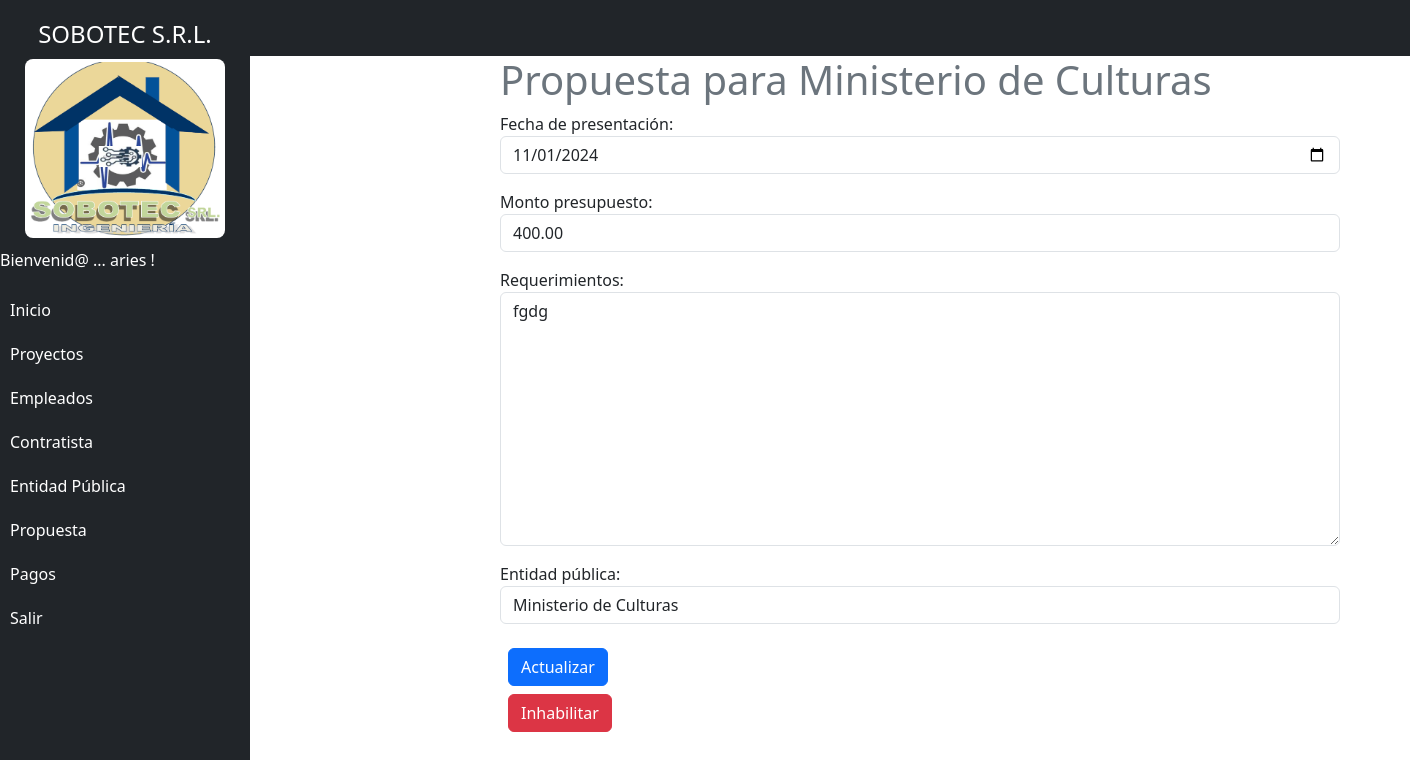
Screenshot of /proposals/1/ (signed in) with the database file from the repository.
### projects/models.py (models this page shows, shortened)
class Proposal(models.Model):
    is_active = models.BooleanField(default=True, verbose_name="Activo")
    submission_date = models.DateField(verbose_name="Fecha de presentación")  # Fecha de presentación
    budget_amount = models.DecimalField(max_digits=12, decimal_places=2, verbose_name="Monto presupuesto")  # Monto presupuesto
    requirements = models.TextField(verbose_name="Requerimientos")  # Requerimientos
    public_entity = models.ForeignKey(PublicEntity, on_delete=models.CASCADE, related_name='proposals', verbose_name="Entidad pública")  # Entidad pública (1 a N)
    created =models.DateTimeField(default=timezone.now)
    class Meta:
        verbose_name = 'Proposal'
        verbose_name_plural = 'Proposals'

class PublicEntity(models.Model):
    is_active = models.BooleanField(default=True, verbose_name="Activo")
    legal_representative = models.CharField(max_length=200, verbose_name="Representante Legal")  # Representante Legal
    contact = models.CharField(max_length=100, verbose_name="Contacto")  # Contacto
    address = models.CharField(max_length=300, verbose_name="Direccion")  # Dirección
    entity_name = models.CharField(max_length=200, verbose_name="Nombre Entidad")  # Nombre Entidad
    created =models.DateTimeField(default=timezone.now)
    class Meta:
        verbose_name = 'Public Entity'
        verbose_name_plural = 'Public Entities'
    def __str__(self):
        return self.entity_name

### projects/views.py (the view, shortened to what this page needs)
# urls.py: path('proposals/<int:id_proposal>/', views.proposal_detail, name='proposal_detail'),
@login_required
def proposal_detail(request, id_proposal):
    if request.method == 'GET':
        proposal = get_object_or_404(Proposal, pk=id_proposal)
        form = ProposalForm(instance=proposal)
        return render(request, 'proposal_detail.html', {
            'proposal': proposal,
            'form': form
        })

### projects/form.py
class ProposalForm(forms.ModelForm):
    class Meta:
        model = Proposal
        fields = ['submission_date', 'budget_amount', 'requirements', 'public_entity']
        widgets = {
            'submission_date': forms.DateInput(attrs={'class': 'form-control', 'type': 'date'}),
            'budget_amount': forms.NumberInput(attrs={'class': 'form-control', 'placeholder': 'Escribe el monto presupuestado', 'min': '0'}),
            'requirements': forms.Textarea(attrs={'class': 'form-control', 'placeholder': 'Escribe los requisitos'}),
            'public_entity': forms.Select(attrs={'class': 'form-control'}),
        }

### projects/templates/proposal_detail.html (shortened to what this page needs)
{% extends 'base.html' %}
{% block content %}
<main class="container">
    <div class="row">
        <div class="col-md-8 offset-md-2">
            <h1 class="text-secondary">Propuesta para {{ proposal.public_entity.entity_name }}</h1>
            <form method="POST">
                {{ form.as_p }}
                <button class="btn btn-primary mx-2 my-2" type="submit">
                    Actualizar
                </button>
            </form>
            <div class="d-flex">
                <form action="{% url 'proposal_deactivate' proposal.id %}" method="POST">
                    <button class="btn btn-danger mx-2" type="submit">
                        Inhabilitar
                    </button>
                </form>
            </div>
        </div>
    </div>
</main>
{% endblock %}

### projects/templates/base.html (shortened to what this page needs)
{% load static %}
<!DOCTYPE html>
<html lang="en">
  <head>
    <link
      rel="stylesheet"
      href="https://cdn.jsdelivr.net/npm/bootstrap@5.3.3/dist/css/bootstrap.min.css"
    />
  </head>
  <body>
    <nav class="navbar navbar-expand-lg navbar-dark bg-dark">
      <div class="container-fluid">
        <a class="navbar-brand" href="#">SOBOTEC S.R.L.</a>
      </div>
    </nav>
    <div class="sidebar bg-dark collapse show" id="sidebar">
      <h4 class="text-center text-white">SOBOTEC S.R.L.</h4>
      <img src="/static/common/logo.png" alt="Logo de la empresa">
      <ul class="nav flex-column">
        {% if user.is_authenticated %}
        <p class="text-white"> Bienvenid@ ... {{ user.username }} !</p>
        <li class="nav-item">
          <a class="nav-link" href="/">Inicio</a>
        </li>
        <li class="nav-item">
          <a
            class="nav-link"
            data-bs-toggle="collapse"
            href="#projectSubmenu"
            role="button"
            aria-expanded="false"
            aria-controls="projectSubmenu"
          >
            Proyectos
          </a>
        </li>
        <li class="nav-item">
          <a
            class="nav-link"
            data-bs-toggle="collapse"
            href="#employeeSubmenu"
            role="button"
            aria-expanded="false"
            aria-controls="employeeSubmenu"
          >
          Empleados
          </a>
        </li>
        <li class="nav-item">
          <a
            class="nav-link"
            data-bs-toggle="collapse"
            href="#contractorSubmenu"
            role="button"
            aria-expanded="false"
            aria-controls="contractorSubmenu"
          >
          Contratista
          </a>
        </li>
        <li class="nav-item">
          <a
            class="nav-link"
            data-bs-toggle="collapse"
            href="#public_entitieSubmenu"
            role="button"
            aria-expanded="false"
            aria-controls="public_entitieSubmenu"
          >
          Entidad Pública
          </a>
        </li>
        <li class="nav-item">
          <a
            class="nav-link"
            data-bs-toggle="collapse"
            href="#proposalSubmenu"
            role="button"
            aria-expanded="false"
            aria-controls="proposalSubmenu"
          >
          Propuesta
          </a>
        </li>
        <li class="nav-item">
          <a
            class="nav-link"
            data-bs-toggle="collapse"
            href="#paymentSubmenu"
            role="button"
            aria-expanded="false"
            aria-controls="paymentSubmenu"
          >
          Pagos
          </a>
        </li>
        <li class="nav-item">
          <a class="nav-link" href="{% url 'signout' %}">Salir</a>
        </li>
        {% endif %}
      </ul>
    </div>
    <div class="container" style="margin-left: 260px; transition: margin-left 0.3s ease-in-out;">
      {% block content %} {% endblock %}
    </div>
  </body>
</html>

### projects/templates/base.html (style rules this page uses)
.sidebar { height: 100vh; width: 250px; position: fixed; top: 0; left: 0; background-color: #343a40; padding-top: 20px; transition: all 0.3s ease-in-out; overflow-y: auto; }
.sidebar a { color: #ffffff !important; text-decoration: none; padding: 10px; display: block; }
.sidebar img { display: block; margin: 10px auto; width: 80%; border-radius: 8px; }

### rows the page displays
Proposal: public_entity.entity_name "Ministerio de Culturas", submission_date "11/01/2024", budget_amount "400.00", requirements "fgdg", public_entity "Ministerio de Culturas"

### other values shown
{{ user.username }} "aries"
